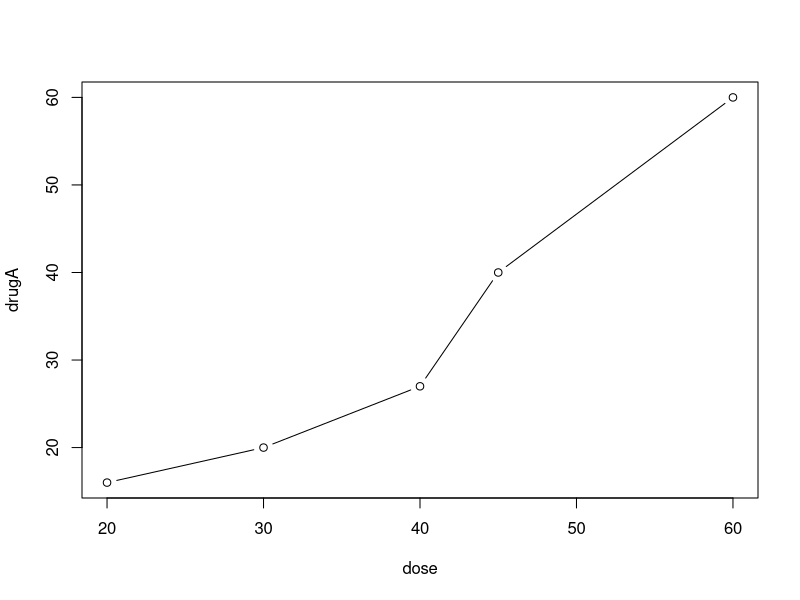
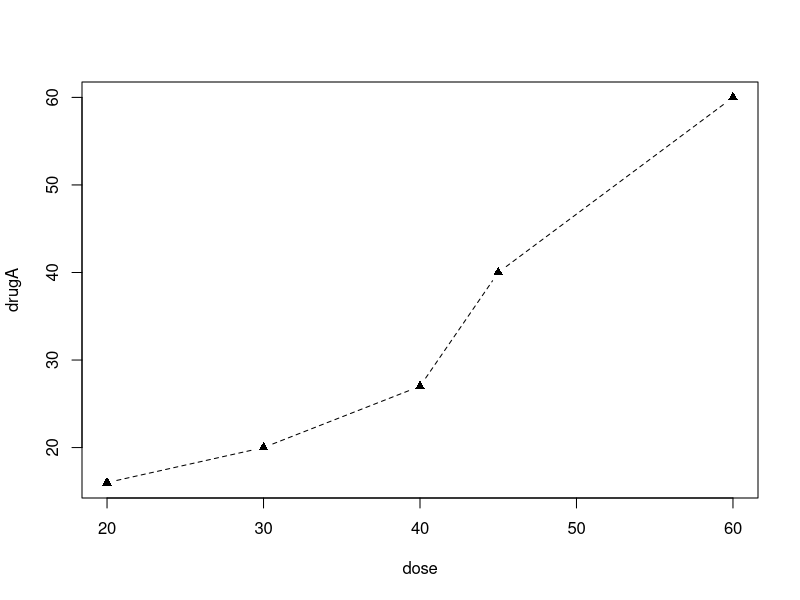
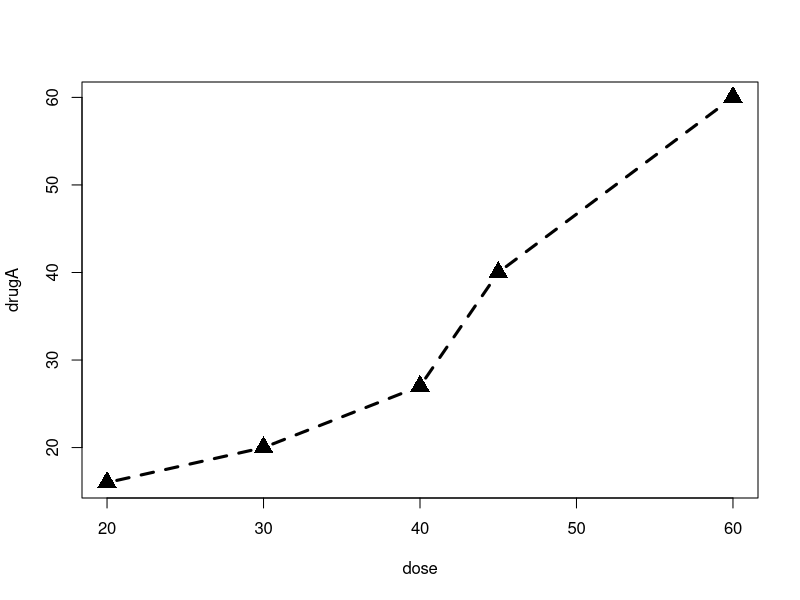
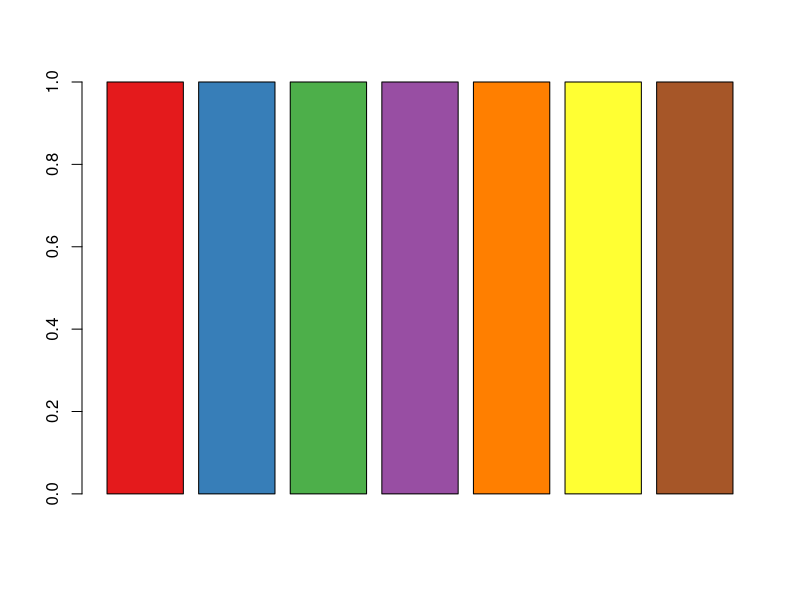
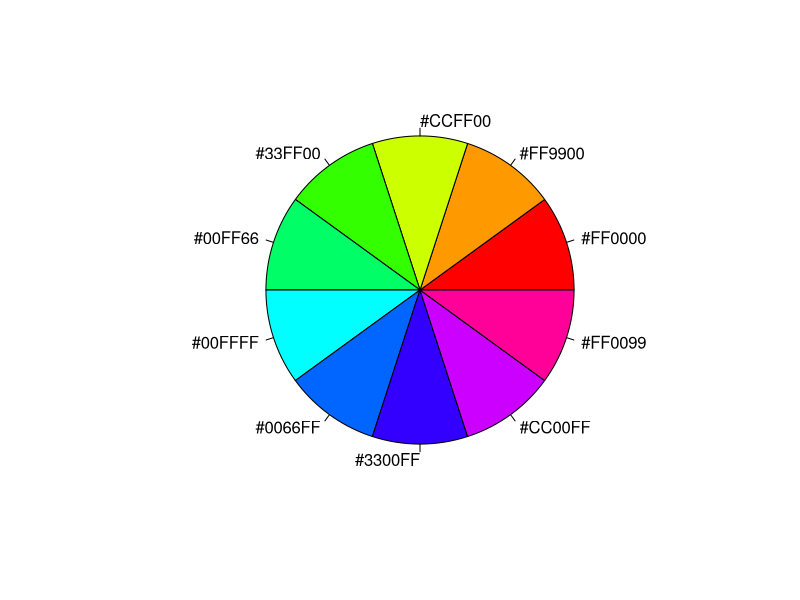
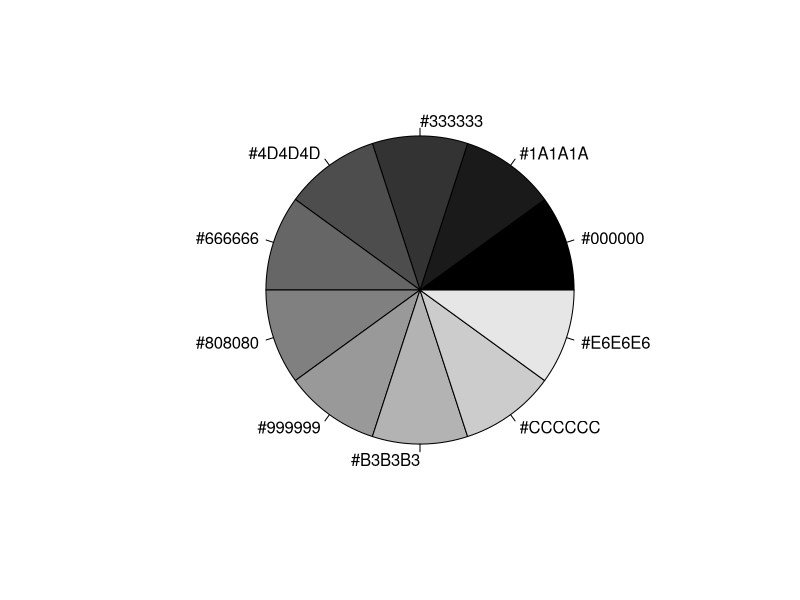

Write the R code that produced these figures, in order.
###데이터 프레임 생성하기

patientID <- c(1,2,3,4)
age <- c(25,34,28,52)
diabetes <- c("Type1","Type2","Type1","Type1")
status <- c("Poor", "Improved", "Excellent", "Poor")

patientdata <- data.frame(patientID, age, diabetes, status)

patientdata[1:2] #앞에서 두 개 열까지
patientdata[,1:2] #같은결과
patientdata[1:2,] #위에서 두 개 행까지

patientdata[-1] # 맨 앞 열 빼고
patientdata[c(1,3)]

table(patientdata$diabetes, patientdata$status) # 교차분석

patientdata <- data.frame(patientID, age, diabetes, status,
                          row.names = patientID) #사례 식별자


### 요인 사용하기
diabetes <- factor(diabetes)
status <- factor(status, order = T)

patientdata <- data.frame(patientID, age, diabetes, status)
str(patientdata)

summary(patientdata)

# 연속변수는 최소, 최대, 평균, 사분위값.
#범주형 변수는 빈도값


###시각화

dose <- c(20,30,40,45,60)
drugA <- c(16,20,27,40,60)
drugB <- c(15,18,25,31,40)

plot(dose, drugA, type = 'b') # type = 'b' 점과 선.


### 그래픽 파라미터
opar <- par(no.readonly = T)
par(lty = 2, pch = 17) #lty=2 선타입:점선, pch = 17 점모양: 삼각형
plot(dose, drugA, type = "b")
par(opar) # 원래 설정 복원

plot(dose, drugA, type="b", lty =2 , pch =17, lwd = 3, cex = 2)

par(ask=F) # hit<Return> 끄는법


### 색팔레트
install.packages("RColorBrewer")
library(RColorBrewer)
n <- 7
mycolors <- brewer.pal(n, "Set1")
barplot(rep(1,n), col=mycolors)

n <- 10
mycolors<- rainbow(n)
pie(rep(1,n), labels = mycolors, col=mycolors)

mygrays <- gray(0:n/n)
pie(rep(1,n), labels =mygrays, col=mygrays)
